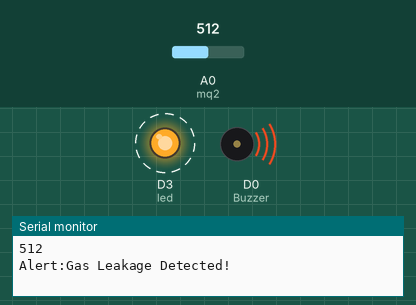
Simulated run of this sketch. Board: ESP8266 (NodeMCU). On the bench: output pins drawn as LEDs (lit = HIGH), buzzer (waves = sounding, pin HIGH), the last lines printed to the serial monitor. Dashed ring = blinking. Inputs (shaded band) come from the test bench; at power-on: A0 (mq2) = 512. WiFi joins after 1.5 s; servers stay silent unless stated.

Above: at 3.0 s.
3.1 s: A0 (mq2) set to 130
14.0 s: A0 (mq2) set to 107
At 24.0 s:
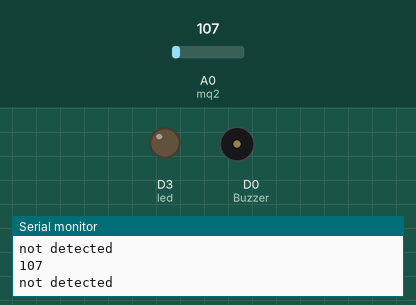
25.3 s: A0 (mq2) set to 122
At 26.6 s:
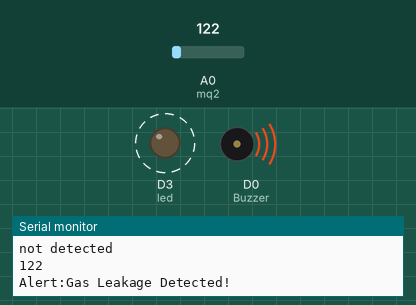
Timing chart, 0 to 35.8 s (numbered marks = the images above; inputs shaded):
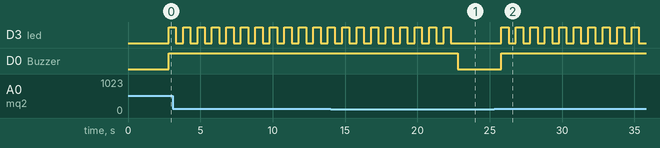

Measured:
- the behaviour switches between 121 and 120 on A0 (mq2) (found by bisection; images 0 and 1)
- after the input at 14.0 s, D3 (led): goes on until 22.3 s, then stays LOW; D0 (Buzzer): HIGH → LOW after 8.8 s
- after the input at 25.3 s, D3 (led): alternates HIGH for 0.50 s and LOW for 0.50 s, starting after 0.50 s; D0 (Buzzer): LOW → HIGH after 0.50 s
- by itself, D3 (led): alternates HIGH for 0.50 s and LOW for 0.50 s

The sketch:

Smoke_Detector.ino
```cpp
#define BLYNK_PRINT Serial
#include <ESP8266WiFi.h>
#include <BlynkSimpleEsp8266.h>

char auth[] = "Ng8pYkwxhjF-AXIkz6xn8E64mxpnu8Az"; // Authentication code sent by Blynk
char ssid[] = "Samsungs10"; // WIFI Name
char pass[] = "nepal123"; // WIFI Password
int thrase_hold=120;


BlynkTimer timer; //Blynk timer call

int mq2 = A0; // smoke sensor is connected with the analog pin A0
int data = 0;
int Buzzer=D0;
int led=D3;


void getSendData()
{
data = analogRead(mq2);
Serial.println(data);
  Blynk.virtualWrite(V2, data);

  if (data > thrase_hold )
  {
    Serial.println("Alert:Gas Leakage Detected!");
    Blynk.notify("Alert:Gas Leakage Detected!");
    digitalWrite(Buzzer,HIGH);
    for(int i=0; i<10; i++)
    {
      digitalWrite(led,HIGH);
      delay(500);
      digitalWrite(led,LOW);
      delay(500);
    }
  }else{
    Serial.println("not detected");
    digitalWrite(Buzzer,LOW);
    digitalWrite(led,LOW);

  }

}


void setup()
{
  Serial.begin(115200);
  Blynk.begin(auth, ssid, pass);
  pinMode(Buzzer,OUTPUT);
  pinMode(led,OUTPUT);
  pinMode(mq2,INPUT_PULLUP);
  timer.setInterval(1000L, getSendData);
}

void loop()
{
  timer.run(); // Initiates BlynkTimer
  Blynk.run();
}
```
